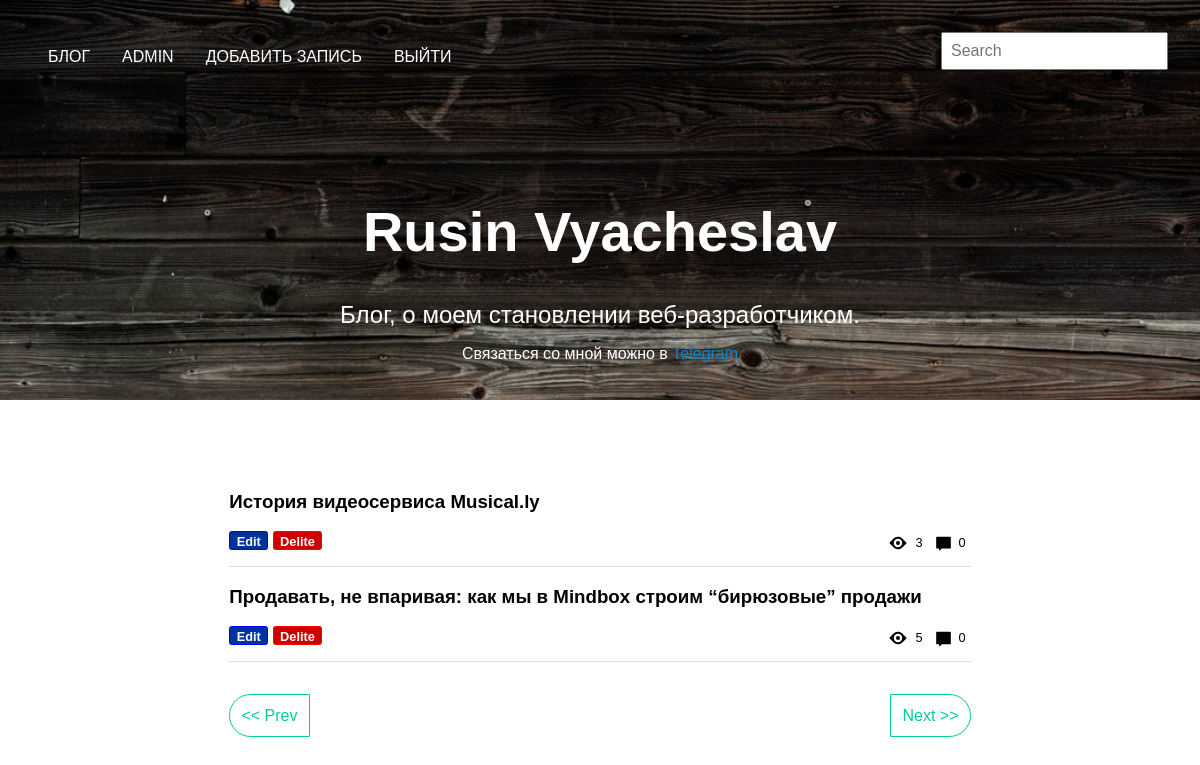
The page /admin?page=2 (signed in) on the database its author committed.
### app/models.py (models this page shows)
class Post(db.Model):
	id = db.Column(db.Integer, primary_key=True)
	header = db.Column(db.String(128), index=True)
	text = db.Column(db.String(512))
	date = db.Column(db.DateTime(), default=datetime.utcnow)
	user_id = db.Column(db.Integer, db.ForeignKey('user.id'))
	comment_id = db.relationship('Comment', backref='post', lazy=True)
	add_comment = db.Column(db.Boolean)
	views = db.Column(db.Integer(), default=0)

### app/views.py (the view)
@app.route('/admin', methods=['GET'])
@login_required
def admin():
	page = request.args.get('page', 1, type=int)
	posts = Post.query.order_by(Post.date.desc()).paginate(page, app.config['ADMIN_PER_PAGE'], error_out=False)
	comment_count = Comment.query.filter(Comment.post_id==Post.id).count()
	return render_template('admin.html', posts=posts, com_ct=comment_count)

### app/models.py (called while the page is built)
@login.user_loader
def load_user(id):
	return User.query.get(int(id))

### app/views.py (called while the page is built)
@app.context_processor
def utility_processor():
    def comment_ct(id):
        return Comment.query.filter(Comment.post_id==id).count()
    return dict(comment_ct=comment_ct)

### app/templates/admin.html
{% extends 'base.html' %}
{% block header %}
  {% include '_header.html' %}
{% endblock %}
{% block content %}
  <section class='main'>
      <div class='post' id='post'>
        {% for post in posts.items %}
        <h3 class='post__header'>
          <a style='color: black;' href="{{ url_for('post', id=post.id, _anchor='post') }}">{{ post.header }} </a>
        </h3>
          <div class='dop_func admin_line'>
          <a class='edit_btn' href="{{ url_for('edit_post', id=post.id, _anchor='edit_post') }}">Edit</a>
          <a class='del_btn' href="{{ url_for('delite', id=post.id) }}">Delite</a>
          <div class='com_views'>
            <img class='views' src="{{ url_for('static', filename='images/fi-eye.svg') }}">
            <span class='views_text'>{{ post.views }}</span>
            <img class='com' src="{{ url_for('static', filename='images/fi-comment.svg') }}">
            <span class='com_text'><a style='color:black;' href="{{ url_for('post', id=post.id, _anchor='comment-text') }}">{{ comment_ct(post.id) }}</a></span>
          </div>
        </div>
      {% endfor %}
      {% if posts.has_prev %}
		  <a style='color:#00cc99;' class='paginate left' href="{{ url_for('admin', page=posts.prev_num, _anchor='post') }}">&lt;&lt; Prev</a>
		{% else %}
		  <span class='disable left'>&lt;&lt; Prev</span>
		{% endif %}
		{% if posts.has_next %}
		  <a style='color:#00cc99;' class='paginate right' href="{{ url_for('admin', page=posts.next_num, _anchor='post') }}">Next &gt;&gt;</a>
		{% else %}
		  <span class='disable right'>Next &gt;&gt;</span>
		{% endif %}
      </div>
    </section>
{% endblock %}

### app/static/style.css (style rules this page uses)
html, body { font-family: 'PT Sans', sans-serif; font-size: 16px; height: 100vh; width: 100%; }
a { text-decoration: none; color: #fff; }
a:link, a:visited { color: #fff; }
.main { display: flex; justify-content: center; flex-direction: space-between; padding: 1.5em; margin: 3em; }
.post { width: 70.215053763440862%; }
.edit_btn { display: inline-block; padding-top: .2em; padding-right: .5em; padding-left: .5em; border: 1px solid blue; cursor: pointer; width: auto; border-radius: .2em; font-size: .8em; font-weight: bold; background-color: #003399; }
.del_btn { display: inline-block; padding-top: .2em; padding-right: .5em; padding-left: .5em; border: 1px solid red; background-color: #CC0000; cursor: pointer; width: auto; border-radius: .2em; font-size: .8em; font-weight: bold; }
.admin_line { display: block; border-bottom: 1px solid #dddddd; padding-bottom: 1em; }
.dop_func { display: block; }
.com_views { display: flex; float: right; }
.com { display: inline-block; width: 1.2em; height: 1.2em; padding-left: .4em; padding-top:.2em; }
.views { display: inline-block; width: 1.5em; height: 1.5em; padding-left: .4em; }
.views_text { display: inline-block; padding: .4em; font-size: .8em; line-height: auto; }
.com_text { display: inline-block; padding: .4em; font-size: .8em; }
.paginate { display: inline-block; border: 1px solid #00cc99; padding: .7em; color: #00cc99; margin-top: 2em; }
a.paginate { -webkit-tap-highlight-color: rgba(0, 0, 0, 0); -webkit-tap-highlight-color: transparent; }
.left { border-radius: 1.5em 0 0 1.5em; }
.right { border-radius: 0 1.5em 1.5em 0; float: right; }

### app/static/normolize.css (style rules this page uses)
html { line-height: 1.15; -webkit-text-size-adjust: 100%; }
body { margin: 0; }
a { background-color: transparent; }
img { border-style: none; }

### rows shown on the page
Post: header "История видеосервиса Musical.ly", views "3", comment_ct "0"
Post: header "Продавать, не впаривая: как мы в Mindbox строим “бирюзовые” продажи", views "5", comment_ct "0"
